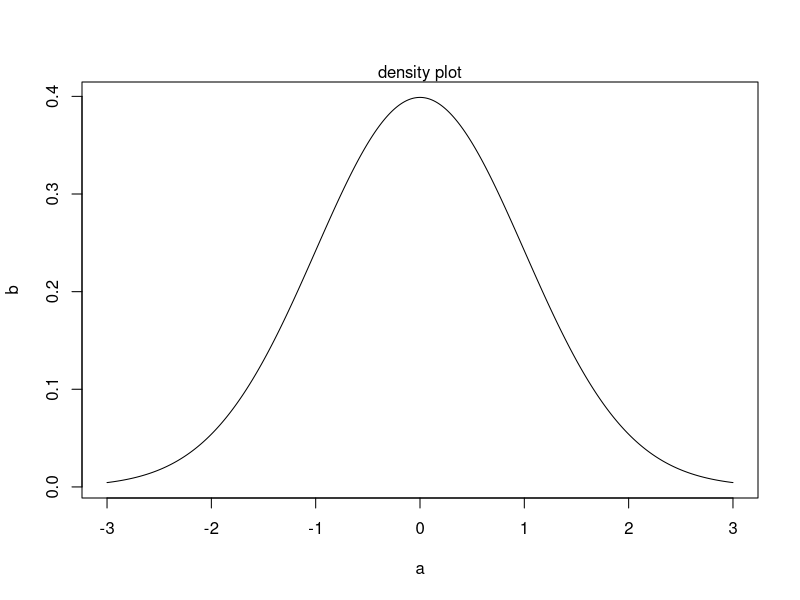
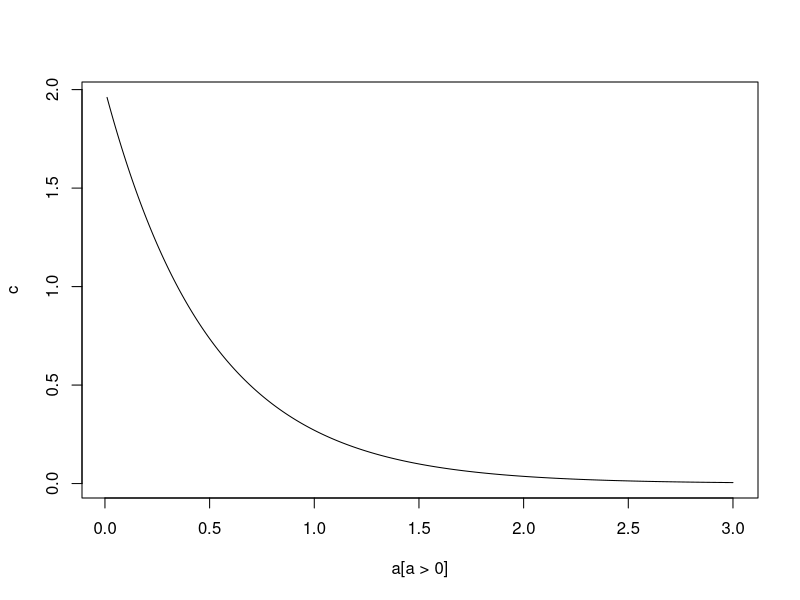
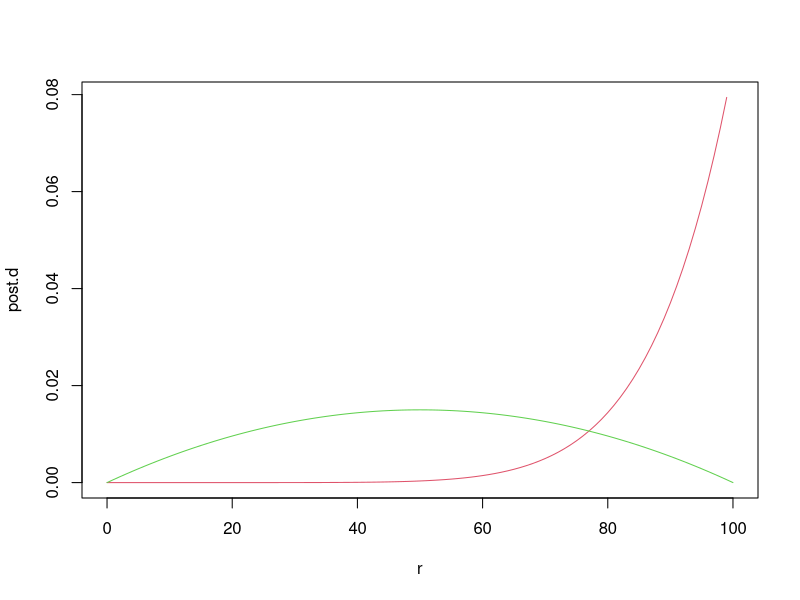

Here is the R script that generated these plots, in order:
### 1. Random variables
 
## There are various built-in functions for random variables with distributions in R

## E.g 1: 100 random numbers from a normal distribution with mean 5, std. dev. 3
set.seed(1)
x <- rnorm(100, 5, 3)
z = pbinom(47, 100, 0.5)

### 2. Drawing density functions and obtaining probabilities/quantiles

a <- seq(-3, 3, by=0.01)
b <- dnorm(a)
plot(a,b, type="l")
mtext("density plot", size=3)

c <- dexp(a[a>0], 2)
plot(a[a>0], c, type="l")

d <-qnorm(0.05) ## quatile of Normal(0,1): 0.05 = P(Z < d)

### 3. Write your own function
fac <- function(n){
   if(n==0)
     return(1)
   
   fact <- 1
   num <- 1
    repeat{
      fact <- fact*num
      num <- num +1
      if (num > n) break
    }
    fact
}

### 4. prior to posterior:
r <- seq(0,100, 1)
prior.d <- r*(100-r)/166650

## For posterior distribution, we have 2 parts: numerator (likelihood * prior) and denominator (marginal distribution)
denom <- 0
for ( k in  1:100) {
  temp <- k^8*(100-r)^14/(166650*100^20)
  denom <- denom + temp
}

numer <- r^8*(100-r)^14/(166650*100^20)

post.d <- numer/denom

plot(r, post.d, type="l", col=2)
lines(r, prior.d, col=3)
 